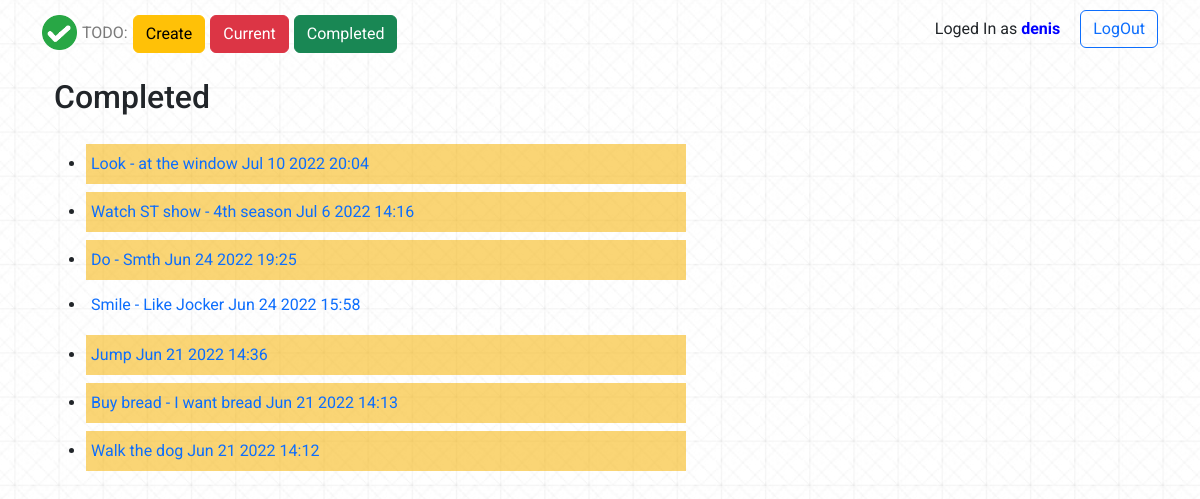
The app's page /completed/ (signed in) with its own data.
### todo/models.py (models this page shows, shortened)
class ToDo(models.Model):
    title = models.CharField(max_length=100)
    memo = models.TextField(blank=True)
    date = models.DateTimeField(auto_now_add=True)
    date_completed = models.DateTimeField(null=True, blank=True)
    important = models.BooleanField(default=False)
    user = models.ForeignKey(User, on_delete=models.CASCADE)

### todo/views.py (the view)
# urls.py: path('completed/', views.completedtodos, name = 'completedtodos'),
@login_required
def completedtodos(request):
    todos = ToDo.objects.filter(user=request.user, date_completed__isnull=False).order_by('-date_completed')
    return render(request, 'todo/completedtodos.html', {'todos':todos})

### todo/templates/todo/completedtodos.html
{% extends 'todo/base.html' %}
{% block content %}
<div class="container">
    <div class="completed-block">
        <h2>Completed</h2>
        <div class="completed-tasks">
            <ul>
                {% for todo in todos %}
                <li>
                    <div class="completed-todo">
                        <a href="{% url 'viewtodo' todo.id %}">
                            {% if todo.important %}<div class="copleted-important">{{ todo.title }} {% if todo.memo %} - {{ todo.memo }}  {% endif %} {{ todo.date_completed|date:'M j Y H:i' }}</div> {% endif %}
                            {% if not todo.important %}<div class="completed-not-imortant"> {{ todo.title }} {% if todo.memo %} - {{ todo.memo }} {% endif %} {{ todo.date_completed|date:'M j Y H:i' }}</div>   {% endif %}
                        </a>
                    </div>
                </li>
                {% endfor %}
            </ul>
        </div>
    </div>
</div>
{% endblock %}

### todo/templates/todo/base.html (shortened to what this page needs)
{% load static %}
<!doctype html>
<html lang="en">
  <head>
    <link href="https://cdn.jsdelivr.net/npm/bootstrap@5.2.0-beta1/dist/css/bootstrap.min.css" rel="stylesheet">
    <link rel="stylesheet" href="{% static 'css/style.css'%}">
  </head>
  <body>
    <div class="header">
        <div class="container">
            <nav>
                <div class="menu col-md-8">
                    <div class="menu_btn">
                        <a class="logo-ref" href="/">
                            <img src="{% static 'img/Logo.png' %}" width="35" height="35" class="d-inline-block align-top" alt="Logo">
                            <div class="logo_title">TODO:</div>
                        </a>
                        <a href="{% url 'createtodo' %}">
                            <button type="button" class="btn btn-warning">Create</button>
                        </a>
                        <a href="{% url 'currenttodos' %}">
                            <button type="button" class="btn btn-danger">Current</button>
                        </a>
                        <a href="{% url 'completedtodos' %}">
                            <button type="button" class="btn btn-success">Completed</button>
                        </a>
                    </div>
                </div>
                <div class="logout col-md-4">
                    {% if user.is_authenticated  %}
                    <div class="user_name_loggin">Loged In as <span>{{ user.username }}</span></div>
                    <form  action="{% url 'logoutuser' %}" method="POST">
                    <button type="submit" class="btn btn-outline-primary">LogOut</button>
                    </form>
                    {% endif %}
                </div>
            </nav>
        </div>
    </div>
    <div class="container">
        {% block content %}{% endblock %}
    </div>
  </body>
</html>

### static/css/style.css (style rules this page uses)
body { font-family: Roboto; background: url('../img/bg_middle.jpg') center center/ cover repeat; }
nav { margin-top: 10px; display: flex; }
.menu { display: flex; align-content: center; padding: 5px 0 5px 0; }
.menu .menu_btn { display: flex; }
.menu .logo-ref { display: flex; }
.menu a { margin-right: 5px; text-decoration: none; }
.menu .menu_btn .logo_title { color:rgb(122, 122, 122); text-align: center; line-height: 36px; }
.menu .menu_btn img { margin-right: 5px; }
.logout { display: flex; justify-content: right; align-content: center; }
.logout .user_name_loggin { margin-right: 20px; padding: 7px 0 5px 0; }
.logout .user_name_loggin span { color: blue; font-weight: bold; }
.completed-block { margin-top: 20px; }
.completed-tasks { margin-top: 20px; }
.completed-todo a { text-decoration: none; }
.completed-todo { padding-top: 5px; }
.copleted-important { margin-top: 3px; background-color: rgba(247, 180, 10, 0.562); padding: 8px 0 10px 5px; height: 40px; width: 600px; }
.completed-not-imortant { background-color: none; padding: 8px 0 10px 5px; }

### records on screen
ToDo: title "Look", memo "at the window", date_completed "Jul 10 2022 20:04"
ToDo: title "Watch ST show", memo "4th season", date_completed "Jul 6 2022 14:16"
ToDo: title "Do", memo "Smth", date_completed "Jun 24 2022 19:25"
ToDo: title "Smile", memo "Like Jocker", date_completed "Jun 24 2022 15:58"
ToDo: title "Jump", date_completed "Jun 21 2022 14:36"
ToDo: title "Buy bread", memo "I want bread", date_completed "Jun 21 2022 14:13"
ToDo: title "Walk the dog", date_completed "Jun 21 2022 14:12"

### other values on screen
{{ user.username }} "denis"
